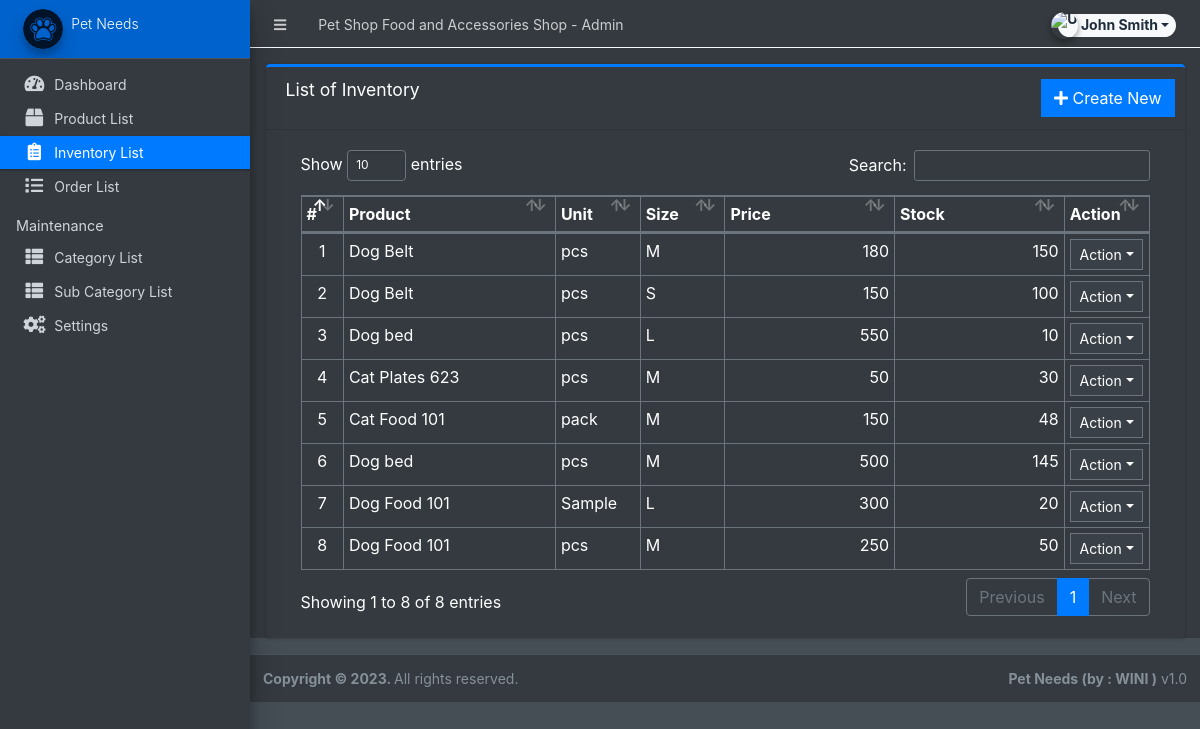
Screenshot of /admin/?page=inventory (signed in) with the database file from the repository.
### tables this page shows
CREATE TABLE `inventory` (
  `id` int(30) NOT NULL,
  `product_id` int(30) NOT NULL,
  `quantity` double NOT NULL,
  `unit` varchar(100) NOT NULL,
  `price` float NOT NULL,
  `size` varchar(250) NOT NULL,
  `date_created` datetime NOT NULL DEFAULT current_timestamp(),
  `date_updated` datetime DEFAULT NULL ON UPDATE current_timestamp()
);

CREATE TABLE `products` (
  `id` int(30) NOT NULL,
  `category_id` int(30) NOT NULL,
  `sub_category_id` int(30) NOT NULL,
  `product_name` varchar(250) NOT NULL,
  `description` text NOT NULL,
  `status` tinyint(1) NOT NULL DEFAULT 1,
  `date_created` datetime NOT NULL DEFAULT current_timestamp()
);

### admin/inventory/index.php (the view, shortened to what this page needs)
<div class="card card-outline card-primary">
	<div class="card-header">
		<h3 class="card-title">List of Inventory</h3>
		<div class="card-tools">
			<a href="?page=inventory/manage_inventory" class="btn btn-flat btn-primary"><span class="fas fa-plus"></span>  Create New</a>
		</div>
	</div>
	<div class="card-body">
		<div class="container-fluid">
        <div class="container-fluid">
			<table class="table table-bordered table-stripped">
				<colgroup>
					<col width="5%">
					<col width="25%">
					<col width="10%">
					<col width="10%">
					<col width="20%">
					<col width="20%">
					<col width="10%">
				</colgroup>
				<thead>
					<tr>
						<th>#</th>
						<th>Product</th>
						<th>Unit</th>
						<th>Size</th>
						<th>Price</th>
						<th>Stock</th>
						<th>Action</th>
					</tr>
				</thead>
				<tbody>
					<?php
					$i = 1;
						$qry = $conn->query("SELECT i.*,p.product_name as product from `inventory` i inner join `products` p on p.id = i.product_id order by unix_timestamp(i.date_created) desc ");
						while($row = $qry->fetch_assoc()):
						$sold = $conn->query("SELECT SUM(ol.quantity) as sold FROM order_list ol inner join orders o on o.id = ol.order_id where ol.product_id='{$row['id']}' and o.`status` != 4 ");
						$sold = $sold->num_rows > 0 ? $sold->fetch_assoc()['sold'] : 0;
						$avail = $row['quantity'] - $sold;
					?>
						<tr>
							<td class="text-center"><?php echo $i++; ?></td>
							<td><?php echo $row['product'] ?></td>
							<td><?php echo $row['unit'] ?></td>
							<td><?php echo $row['size'] ?></td>
							<td class="text-right"><?php echo number_format($row['price']) ?></td>
							<td class="text-right"><?php echo $avail ?></td>
							<td align="center">
								 <button type="button" class="btn btn-flat btn-default btn-sm dropdown-toggle dropdown-icon" data-toggle="dropdown">
				                  		Action
				                  </button>
							</td>
						</tr>
					<?php endwhile; ?>
				</tbody>
			</table>
		</div>
		</div>
	</div>
</div>

### rows the page displays
inventory: product.product_name "Dog Belt", unit "pcs", size "M", price "180", quantity "150"
inventory: product.product_name "Dog Belt", unit "pcs", size "S", price "150", quantity "100"
inventory: product.product_name "Dog bed", unit "pcs", size "L", price "550", quantity "10"
inventory: product.product_name "Cat Plates 623", unit "pcs", size "M", price "50", quantity "30"
inventory: product.product_name "Cat Food 101", unit "pack", size "M", price "150", avail "48"
inventory: product.product_name "Dog bed", unit "pcs", size "M", price "500", avail "145"
inventory: product.product_name "Dog Food 101", unit "Sample", size "L", price "300", quantity "20"
inventory: product.product_name "Dog Food 101", unit "pcs", size "M", price "250", quantity "50"

### other values shown
$_settings->info('name') "Pet Shop Food and Accessories Shop"
$_settings->userdata('firstname').' '.$_settings->userdata('lastname') "John Smith"
$_settings->info('short_name') "Pet Needs"
